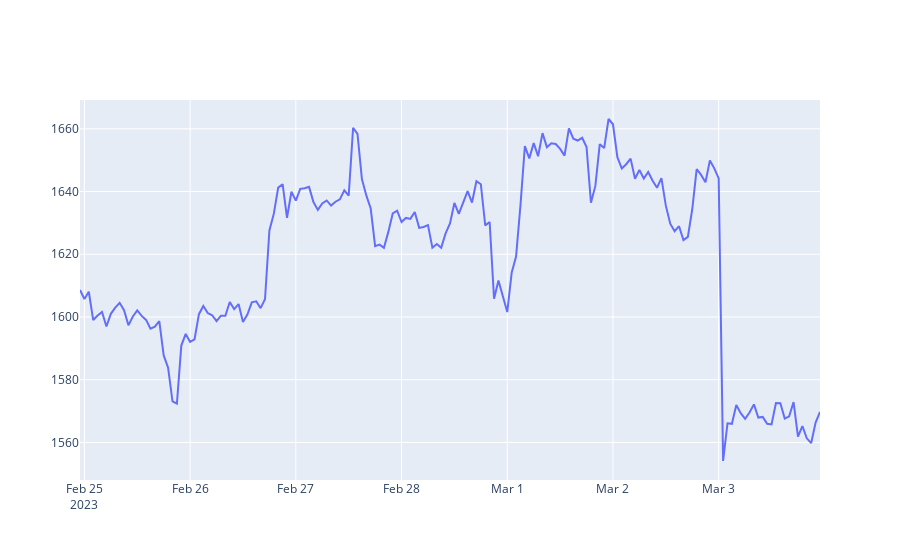
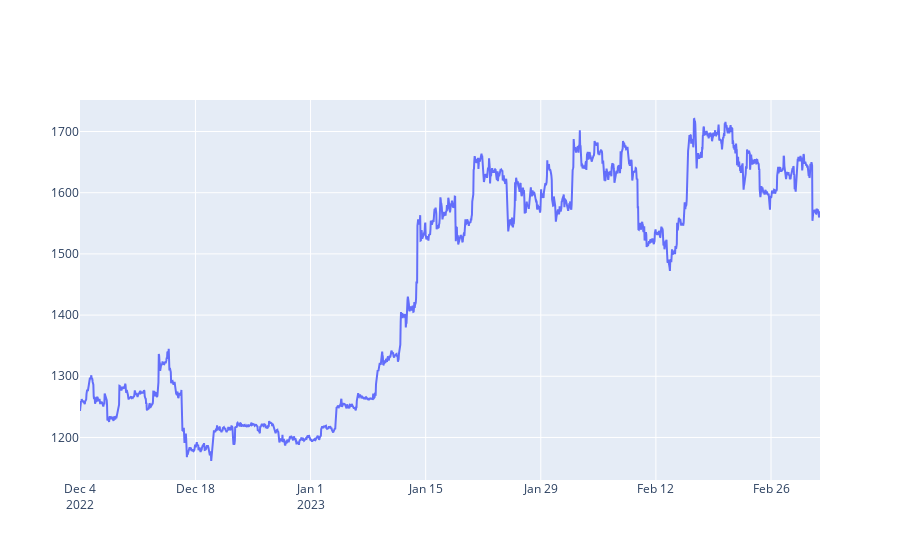

Here is the notebook cell these charts were saved with, in order:
### Code cell
from plotly.offline import init_notebook_mode, iplot
init_notebook_mode(connected=True)

def getLine(df_input):
    x = df_input.index
    y = df_input.values
    fig = go.Figure(data=go.Scatter(x = x, y = y))
    fig.show()
    
#------------------------------------------------

#( getLine(getRates('ETH-USD',  '1d',  '1h')) )
( getLine(getRates('ETH-USD',  '1wk',  '1h')) )
( getLine(getRates('ETH-USD',  '3mo',  '1h')) )
#( getLine(getRates('ETH-USD',  '3y',  '1d')) )

### Figure 1 — Plotly figure (JSON) as saved in the notebook; plotly's stock layout.template omitted (floating-point values rounded to 4 significant figures; data arrays with more than 128 entries replaced by an {"elided": "..."} marker saying what was removed)
{"data": [{"x": {"elided": "169 str values"}, "y": {"elided": "169 float values"}, "type": "scatter"}], "layout": {"xaxis": {"type": "date", "range": ["2023-02-24 23:00", "2023-03-03 23:00"], "autorange": true}, "yaxis": {"type": "linear", "range": [1548.0, 1669.0], "autorange": true}, "autosize": true}}

### Figure 2 — Plotly figure (JSON) as saved in the notebook; plotly's stock layout.template omitted (floating-point values rounded to 4 significant figures; data arrays with more than 128 entries replaced by an {"elided": "..."} marker saying what was removed)
{"data": [{"x": {"elided": "2161 str values"}, "y": {"elided": "2161 float values"}, "type": "scatter"}], "layout": {"xaxis": {"type": "date", "range": ["2022-12-03 23:00", "2023-03-03 23:00"], "autorange": true}, "yaxis": {"type": "linear", "range": [1130.0, 1752.0], "autorange": true}, "autosize": true}}
